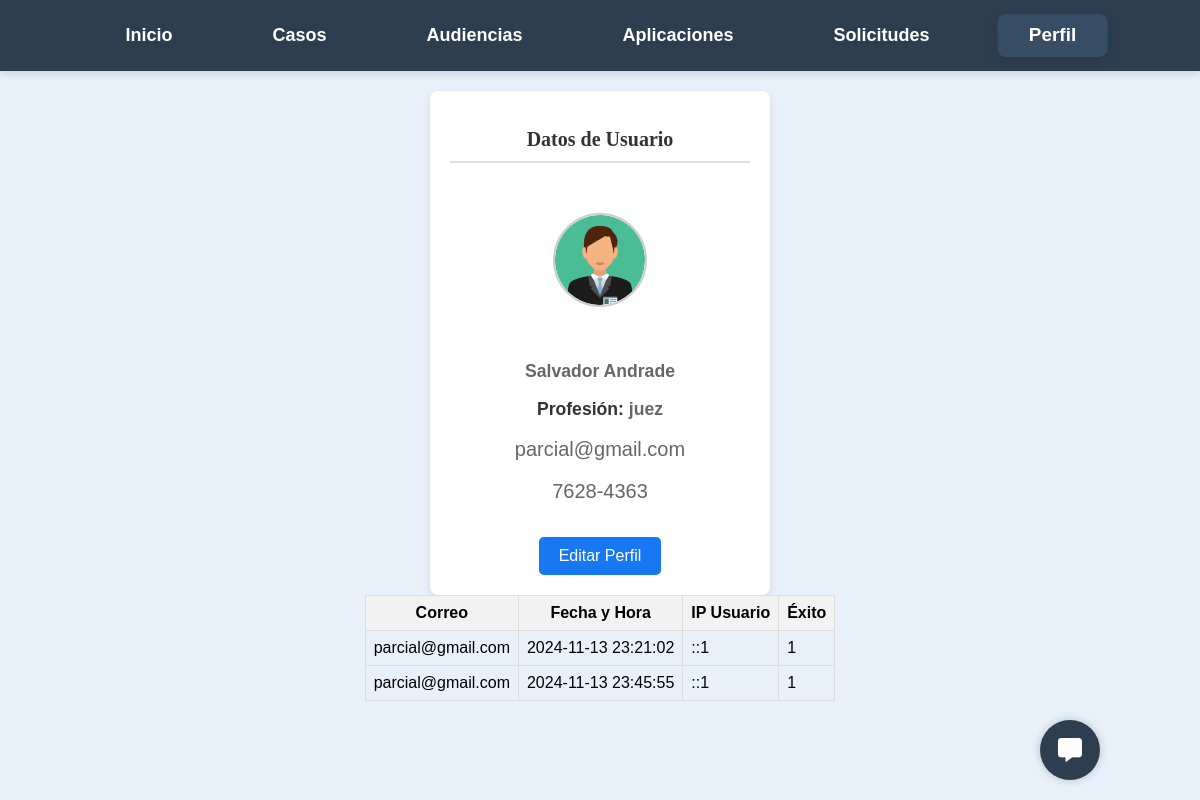
The app's page /Formularios/Perfil.php (signed in) with its own data.
### tables this page shows
CREATE TABLE `usuarios` (
  `id` int(11) NOT NULL,
  `nombre` varchar(50) DEFAULT NULL,
  `apellido` varchar(50) DEFAULT NULL,
  `telefono` varchar(15) DEFAULT NULL,
  `tipo` varchar(20) DEFAULT NULL,
  `correo` varchar(100) DEFAULT NULL,
  `contrasena` varchar(255) DEFAULT NULL,
  `terminos` varchar(11) NOT NULL
);

CREATE TABLE `historial_sesiones` (
  `id` int(11) NOT NULL,
  `usuario_id` int(11) DEFAULT NULL,
  `correo` varchar(255) DEFAULT NULL,
  `fecha_hora` datetime DEFAULT current_timestamp(),
  `ip_usuario` varchar(50) DEFAULT NULL,
  `exito` tinyint(1) DEFAULT NULL
);

### Formularios/Perfil.php (the view, shortened to what this page needs)
<?php
$usuario_id = $_SESSION['user_id'];
$servername = "localhost";
$username = "root";
$password = "";
$dbname = "legalcc";
$conn = new mysqli($servername, $username, $password, $dbname);
$user_id = $_SESSION['user_id'];
$sql = "SELECT tipo FROM usuarios WHERE id = ?";
$stmt = $conn->prepare($sql);
$stmt->bind_param("i", $user_id);
$stmt->execute();
$stmt->bind_result($tipo_usuario);
$user_id = $_SESSION['user_id'];
$servername = "localhost";
$username = "root";
$password = "";
$dbname = "legalcc";
$conn = new mysqli($servername, $username, $password, $dbname);
$sql = "SELECT nombre, apellido, telefono, tipo, correo FROM usuarios WHERE id = $user_id";
$result = $conn->query($sql);
?>
<!DOCTYPE html>
<html lang="es">
<head>
    <link rel="stylesheet" href="https://cdnjs.cloudflare.com/ajax/libs/font-awesome/6.0.0-beta3/css/all.min.css">
</head>
<body>
<nav>
        <ul>
            <li><a href="/Pagina_principal.php" >Inicio</a></li>
            <li>
                <a href="/Casos/Agregar_casos.php">Casos</a>
            </li>
            <li><a href="/Audiencias/Buscar_Audiencias.php">Audiencias</a></li>
            <li><a href="apps.php">Aplicaciones</a></li>
            <?php if ($tipo_usuario === 'juez'): ?>
            <li><a href="/Audiencias/ver_solicitudes.php">Solicitudes</a></li>
            <?php endif; ?>
            <li>
                <a href="/formularios/Perfil.php" class="active">Perfil</a>
            </li>
        </ul>
    </nav>
    <a id="showCalendarButton" href="/Chat/chat.php"><i class="fas fa-message"></i></a>
  <div class="container">
<center>
    <div class="user-profile">
    <h2>Datos de Usuario</h2>
    <?php if ($result->num_rows > 0): ?>
        <?php $row = $result->fetch_assoc(); ?>
        <div class="user-info">
        <div class="circle-container">
    <img class="circle-image" src="/recursos/profile.png" alt="Tu imagen">
   </div>
            <p class="highlight"><strong></strong> <?php echo $row['nombre']; ?></strong> <?php echo $row['apellido']; ?></p></p>
            <p class="highlight"><strong>Profesión:</strong> <?php echo $row['tipo']; ?></p>
            <p><strong></strong> <?php echo $row['correo']; ?></p>
            <p><strong></strong> <?php echo $row['telefono']; ?></p>
    <?php else: ?>
        <p class="error-message">Error: No se encontraron detalles del usuario.</p>
    <?php endif; ?>
    <a href="/Formularios/Editar_Perfil.php" class="edit-profile-btn">Editar Perfil</a>
</div>
</center>
<table>
        <tr>
            <th>Correo</th>
            <th>Fecha y Hora</th>
            <th>IP Usuario</th>
            <th>Éxito</th>
        </tr>
        <?php
        $servername = "localhost";
        $username = "root";
        $password = "";
        $dbname = "legalcc";
        $conn = new mysqli($servername, $username, $password, $dbname);
        $sql = "SELECT id, usuario_id, correo, fecha_hora, ip_usuario, exito FROM historial_sesiones WHERE usuario_id = ?";
        $stmt = $conn->prepare($sql);
        $stmt->bind_param("i", $usuario_id);
        $stmt->execute();
        $result = $stmt->get_result();
        if ($result->num_rows > 0) {
            while($row = $result->fetch_assoc()) {
                echo "<tr>
                         <td>" . $row["correo"] . "</td>
                        <td>" . $row["fecha_hora"] . "</td>
                        <td>" . $row["ip_usuario"] . "</td>
                        <td>" . $row["exito"] . "</td>
                    </tr>";
            }
        } else {
            echo "<tr><td colspan='6'>No hay datos disponibles para este usuario</td></tr>";
        }
        ?>
    </table>
</body>
</html>

### Formularios/Perfil.php (style rules this page uses)
.container { max-width: 800px; margin: 0 auto; padding: 20px; font-family: Bahnschrift, Arial, sans-serif; }
h2 { color: black; font-size: 10px; font-family: Bahnschrift; font-size: 10px; }
.user-profile { background-color: #fff; padding: 20px; border-radius: 8px; box-shadow: 0 4px 8px rgba(0, 0, 0, 0.1); width: 300px; }
.user-profile h2 { color: #333; font-size: 20px; border-bottom: 2px solid #ddd; padding-bottom: 10px; margin-bottom: 20px; }
.user-info p { color: #666; margin: 10px 0; }
.user-info p strong { color: #333; }
.highlight { color: #1877f2; font-weight: bold; font-size: 1.1em; }
.edit-profile-btn { display: inline-block; background-color: #1877f2; color: #fff; padding: 10px 20px; border-radius: 5px; text-decoration: none; text-align: center; margin-top: 20px; }
.circle-container { width: 90px; height: 90px; border-radius: 50%; overflow: hidden; margin: 50px; border: 2px solid #ccc; }
.circle-image { width: 100%; height: auto; }
body { font-family: 'Bahnschrift', sans-serif; background-color: #e8f0fa; margin: 0; padding: 0; display: flex; flex-direction: column; height: 100vh; }
nav { background-color: #2c3e50; padding: 15px 0; box-shadow: 0 4px 6px rgba(0, 0, 0, 0.1); }
ul { list-style-type: none; margin: 0; padding: 0; display: flex; justify-content: center; gap: 40px; }
ul li { position: relative; }
.active { background-color:#374D63; transform: scale(1.05); box-shadow: 0 4px 10px rgba(0, 0, 0, 0.1); }
ul li a { text-decoration: none; color: white; font-size: 18px; font-weight: bold; padding: 10px 30px; display: block; transition: background-color 0.3s ease, transform 0.2s ease; border-radius: 8px; }
p { color: #555; font-size: 20px; max-width: 600px; line-height: 1.6; }
#showCalendarButton { position: fixed; bottom: 20px; right: 100px; background-color: #2c3e50; color: white; border: none; border-radius: 50%; width: 60px; height: 60px; display: flex; justify-content: center; align-items: center; font-size: 24px; cursor: pointer; box-shadow: 0 0 10px rgba(0, 0, 0, 0.2); z-index: 1000; text-decoration: none; }
table { width: 100%; border-collapse: collapse; }
th, td { border: 1px solid #ddd; padding: 8px; }
th { background-color: #f2f2f2; text-align: center; }

### records on screen
usuarios: nombre "Salvador", apellido "Andrade", tipo "juez", correo "parcial@gmail.com", telefono "7628-4363"
historial_sesiones: correo "parcial@gmail.com", fecha_hora "2024-11-13 23:21:02", ip_usuario "::1", exito "1"
historial_sesiones: correo "parcial@gmail.com", fecha_hora "2024-11-13 23:45:55", ip_usuario "::1", exito "1"
